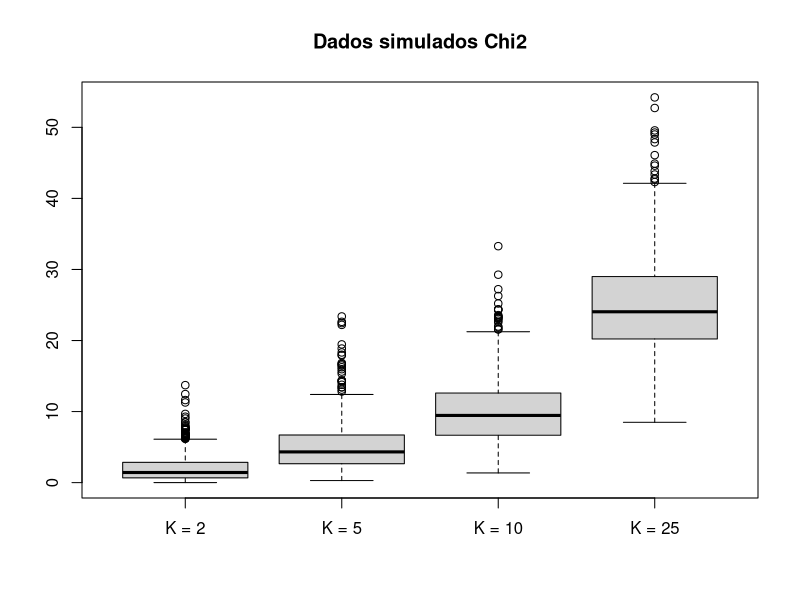

This chart was generated by the following R code:
## ---- chunk 1
n_obs <- 1000
K <- c(2, 5, 10, 25)
chi2_simul <- matrix(0, ncol = length(K), nrow = n_obs)
for (i in 1:n_obs) {
  chi2_simul[i, 1] <- rchisq(1, K[1])
  chi2_simul[i, 2] <- rchisq(1, K[2])
  chi2_simul[i, 3] <- rchisq(1, K[3])
  chi2_simul[i, 4] <- rchisq(1, K[4])
}
colnames(chi2_simul) <- c("K = 2", "K = 5", "K = 10", "K = 25")
boxplot(chi2_simul, main = "Dados simulados Chi2")
